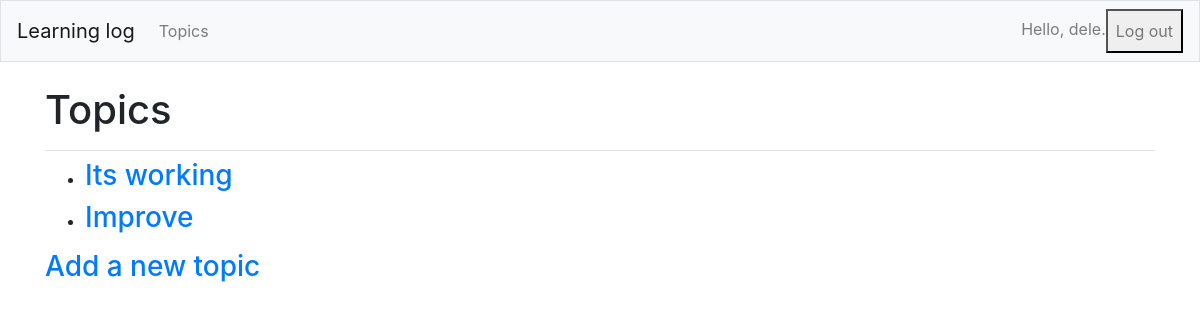
Page /topics/ (signed in) on the earlier database version.
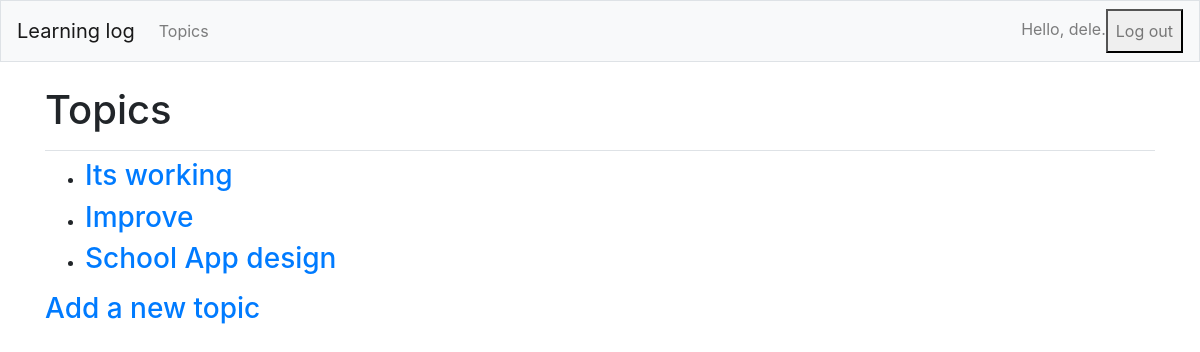
Same page on the later database version.
### learning_logs/models.py (models this page shows)
class Topic(models.Model):
  text = models.CharField(max_length=200)
  date_added = models.DateTimeField(auto_now_add=True)
  owner = models.ForeignKey(User, on_delete=models.CASCADE)
  def __str__(self):
    return self.text

### learning_logs/views.py (the view)
# urls.py: path('topics/', views.topics, name='topics'),
@login_required
def topics(request):
    topics = Topic.objects.filter(owner=request.user).order_by('date_added')
    context = {'topics':topics}
    return render(request, 'learning_logs/topics.html', context)

### learning_logs/templates/learning_logs/topics.html
{% extends "learning_logs/base.html" %}
{% block page_header %}
  <h1>Topics</h1>
{% endblock page_header %}
{% block content %}
  <ul>
    {% for topic in topics %}
       <li><h3>
        <a href="{% url 'learning_logs:topic' topic.id %}">{{ topic }}</a>
       <h3></li>
      {% empty %}
       <li><h3>No topics added yet.</h3></li>
      {% endfor %}
  </ul>
  <h3><a href="{% url 'learning_logs:new_topic' %}">Add a new topic</a></h3>
{% endblock content %}

Differences in the rows shown:
added Topic: text "School App design"
